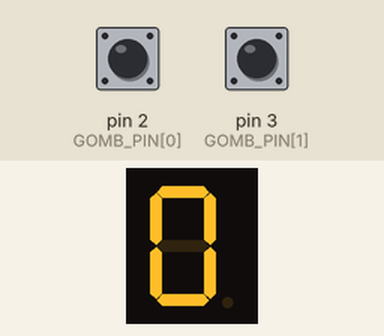
Simulated run of this sketch. Board: Arduino Uno, built with avr-gcc and run on an emulated ATmega328P. Parts: 1-digit seven-segment display. Wiring (from diagram.json): 1-digit 7-segment display, segments lit when HIGH: segments pin 12, pin 13, pin 7, pin 8, pin 9, pin 11, pin 10. The test bench sets the inputs (shaded band); at power-on: pin 2 (GOMB_PIN[0]) HIGH, pin 3 (GOMB_PIN[1]) HIGH. The segment pins are drawn as the display they are named for.

Above: at 1.2 s.
1.3 s: pin 2 (GOMB_PIN[0]) pulled LOW for 0.15 s
At 2.2 s:
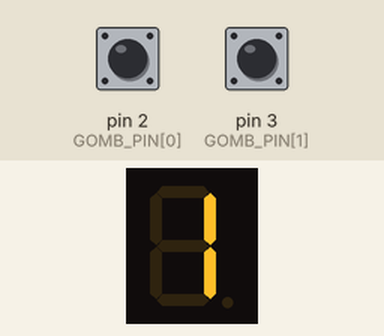
2.9 s: pin 2 (GOMB_PIN[0]) pulled LOW for 1 s
At 3.4 s:
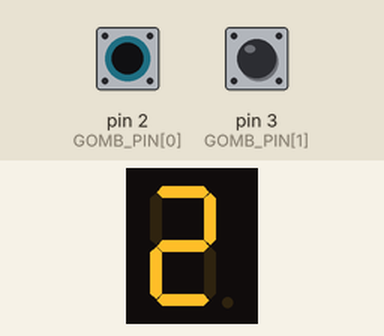
Timing chart, 0 to 5.9 s (numbered marks = the images above; inputs shaded):
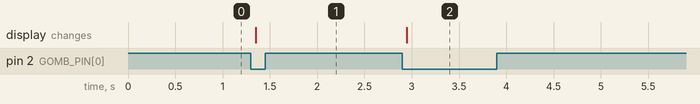

The sketch:

sketch.ino
```cpp
// 13 – Fel-le számláló: két nyomógomb és a 7 szegmenses kijelző
// A zöld gomb eggyel növeli, a piros eggyel csökkenti a kijelzett számot (0–9, körbe-körbe).
// Mindkét gombot a 11. feladat millis()-es pergésmentesítése kezeli. A két gomb adatai
// tömbökben vannak, így ugyanaz a lenyomtak() függvény mindkettőhöz használható.

const int A = 12;
const int B = 13;
const int C = 7;
const int D = 8;
const int E = 9;
const int F = 11;
const int G = 10;

// Melyik szegmens világít az egyes számjegyeknél (1 = világít).
//                            A  B  C  D  E  F  G
const int numArray[10][7] = {{1, 1, 1, 1, 1, 1, 0},  // 0
                             {0, 1, 1, 0, 0, 0, 0},  // 1
                             {1, 1, 0, 1, 1, 0, 1},  // 2
                             {1, 1, 1, 1, 0, 0, 1},  // 3
                             {0, 1, 1, 0, 0, 1, 1},  // 4
                             {1, 0, 1, 1, 0, 1, 1},  // 5
                             {1, 0, 1, 1, 1, 1, 1},  // 6
                             {1, 1, 1, 0, 0, 0, 0},  // 7
                             {1, 1, 1, 1, 1, 1, 1},  // 8
                             {1, 1, 1, 1, 0, 1, 1}}; // 9

// A gombok sorszáma a tömbökben.
const int FEL = 0;  // zöld gomb: növel
const int LE = 1;   // piros gomb: csökkent

const int GOMB_PIN[2] = {2, 3};
const unsigned long PERGES_MS = 50;  // ennyi ideig kell stabilnak lennie a gombnak

int stabilAllapot[2] = {HIGH, HIGH};    // a pergés nélküli, elfogadott gombállapot
int elozoNyers[2] = {HIGH, HIGH};       // az előző loop()-ban olvasott érték
unsigned long utolsoValtas[2] = {0, 0}; // mikor változott utoljára a nyers érték

int szam = 0;

void setup() {
  pinMode(A, OUTPUT);
  pinMode(B, OUTPUT);
  pinMode(C, OUTPUT);
  pinMode(D, OUTPUT);
  pinMode(E, OUTPUT);
  pinMode(F, OUTPUT);
  pinMode(G, OUTPUT);
  pinMode(GOMB_PIN[FEL], INPUT_PULLUP);
  pinMode(GOMB_PIN[LE], INPUT_PULLUP);
  display(szam);
}

void loop() {
  if (lenyomtak(FEL)) {
    szam++;
    if (szam > 9) {
      szam = 0;
    }
    display(szam);
  }
  if (lenyomtak(LE)) {
    szam--;
    if (szam < 0) {
      szam = 9;
    }
    display(szam);
  }
}

// Akkor ad vissza igazat (true), ha a megadott gombot éppen most nyomták le.
// Ugyanaz a pergésmentesítés, mint a 11. feladatban, csak a gomb sorszámával indexelt tömbökkel.
bool lenyomtak(int gomb) {
  int nyers = digitalRead(GOMB_PIN[gomb]);
  if (nyers != elozoNyers[gomb]) {
    utolsoValtas[gomb] = millis();  // még pereg: újraindul a várakozás
  }
  elozoNyers[gomb] = nyers;

  if (millis() - utolsoValtas[gomb] > PERGES_MS && nyers != stabilAllapot[gomb]) {
    stabilAllapot[gomb] = nyers;    // 50 ms óta nem változott: elfogadjuk
    if (stabilAllapot[gomb] == LOW) {
      return true;                  // most nyomták le
    }
  }
  return false;
}

// Megjeleníti a kapott számjegyet (0–9): a táblázat megfelelő sora szerint kapcsolja a szegmenseket.
void display(int szam) {
  digitalWrite(A, numArray[szam][0]);
  digitalWrite(B, numArray[szam][1]);
  digitalWrite(C, numArray[szam][2]);
  digitalWrite(D, numArray[szam][3]);
  digitalWrite(E, numArray[szam][4]);
  digitalWrite(F, numArray[szam][5]);
  digitalWrite(G, numArray[szam][6]);
}
```

Measured:
- after the input at 1.3 s, the display: changes after 0.05 s (image 1)
- after the input at 2.9 s, the display: changes after 0.05 s (image 2)
